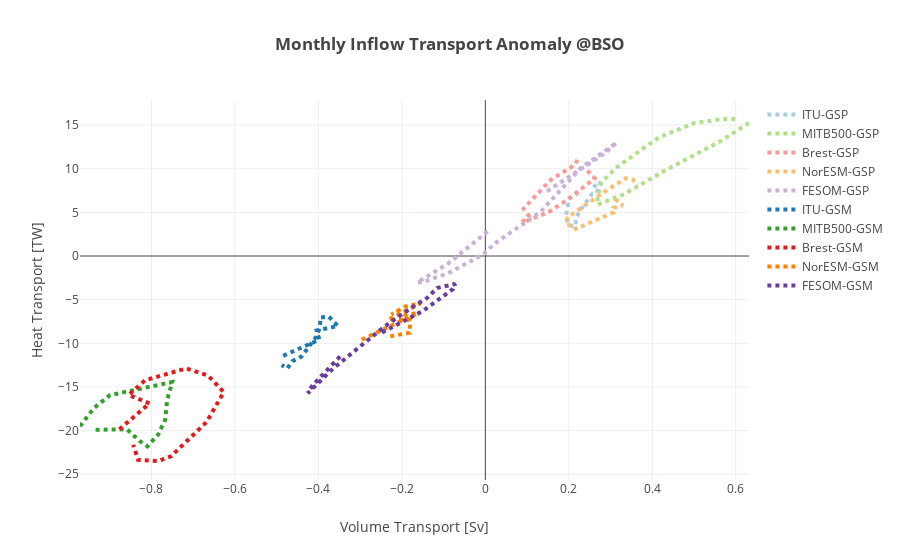

Notebook code for this chart:
### Code cell
""" Plot seasonal mean of volume fluxes anomaly"""
modelnames = ['ITU' , 'MITB500', 'Brest', 'NorESM', 'FESOM']
colors = ['blue', 'darkorange', 'red', 'green', 'cyan']
colors2 = cl.scales['10']['qual']['Paired']; # make paired twice the amount of models

# names of the control, gsp and gsn variables [total]
ctln = ['ctlbarents_volumeinflow', 'barvt_c[1]', 'BSOrefvolume_in', 'inflow_vt_NorESM_BSO_ctrl', 'ctlvoltransp_BSO_in']
gspn = ['gspbarents_volumeinflow', 'barvt_gsp[1]', 'BSOgspvolume_in', 'inflow_vt_NorESM_BSO_gsp', 'gspvoltransp_BSO_in']
gsnn = ['gsnbarents_volumeinflow', 'barvt_gsm[1]', 'BSOgsnvolume_in', 'inflow_vt_NorESM_BSO_gsn', 'gsnvoltransp_BSO_in']

ctlhn = ['ctlbarents_heatinflow', 'barht_c[1]', 'BSOrefheat_in', 'inflow_ht_NorESM_BSO_ctrl', 'ctlheattransp_BSO_in']
gsphn = ['gspbarents_heatinflow', 'barht_gsp[1]', 'BSOgspheat_in', 'inflow_ht_NorESM_BSO_gsp', 'gspheattransp_BSO_in']
gsnhn = ['gsnbarents_heatinflow', 'barht_gsm[1]', 'BSOgsnheat_in', 'inflow_ht_NorESM_BSO_gsn', 'gsnheattransp_BSO_in']


coeffs = [1, 1e-6, 1, 1, 1]

layout = go.Layout(
    title='<b>Monthly Inflow Transport Anomaly @BSO</b>',
    yaxis=dict(
        title='Heat Transport [TW]',
        #range=[-14, 14]
    ),
    xaxis=dict(
        title='Volume Transport [Sv]'
    )
)    


def update_plot(models):
    
    datap = []
    datan = []
    for ind,mdl in enumerate(models):
        dnm = 'ds'+np.str(ind)+'.'+ctln[ind]+'.groupby(\'time.month\').mean().month'
        time = np.copy(eval(dnm))
        dnm = 'ds'+np.str(ind)+'.'+ctln[ind]+'.groupby(\'time.month\').mean()'
        dnm2 = 'ds'+np.str(ind)+'.'+gspn[ind]+'.groupby(\'time.month\').mean()'
        dnm3 = 'ds'+np.str(ind)+'.'+gsnn[ind]+'.groupby(\'time.month\').mean()'
        val1 = np.copy(eval(dnm2)-eval(dnm))*coeffs[ind]
        val2 = np.copy(eval(dnm3)-eval(dnm))*coeffs[ind]
        dnm = 'ds'+np.str(ind)+'.'+ctlhn[ind]+'.groupby(\'time.month\').mean()'
        dnm2 = 'ds'+np.str(ind)+'.'+gsphn[ind]+'.groupby(\'time.month\').mean()'
        dnm3 = 'ds'+np.str(ind)+'.'+gsnhn[ind]+'.groupby(\'time.month\').mean()'
        val3 = np.copy(eval(dnm2)-eval(dnm))
        val4 = np.copy(eval(dnm3)-eval(dnm))
        trace1 = go.Scatter(            
            x = val1,
            y = val3,
            mode = 'lines',
            name = mdl+'-GSP',        
            line = dict(
                width = 4,
                #color = colors[ind],
                color = colors2[2*ind],
                dash = 'dot',
                shape = 'smooth'
            )
        )
        datap.append(trace1)
        trace2 = go.Scatter(            
            x = val2,
            y = val4,
            mode = 'lines',
            name = mdl+'-GSM',            
            line = dict(
                width = 4,
                #color = colors[ind],
                color = colors2[2*ind+1],
                dash = 'dot',
                shape = 'smooth'
            )
        )
        datan.append(trace2)


   
    data = datap + datan
    
    fig = go.Figure(data=data, layout=layout)
    py.offline.iplot(fig)
    
update_plot(modelnames)    
#models = widgets.SelectMultiple(options=list(modelnames), value=modelnames, description='Models')    
#widgets.interactive(update_plot,models=models)

### Figure 1 — Plotly figure (JSON) as saved in the notebook; plotly's stock layout.template omitted (floating-point values rounded to 4 significant figures)
{"data": [{"line": {"color": "rgb(166,206,227)", "dash": "dot", "shape": "smooth", "width": 4}, "mode": "lines", "name": "ITU-GSP", "type": "scatter", "x": [0.2236, 0.1987, 0.1979, 0.1928, 0.1995, 0.2147, 0.2191, 0.2287, 0.2555, 0.2669, 0.2759, 0.2567], "y": [7.259, 6.512, 5.865, 4.521, 3.502, 3.39, 4.507, 5.322, 7.106, 7.214, 8.471, 7.859]}, {"line": {"color": "rgb(178,223,138)", "dash": "dot", "shape": "smooth", "width": 4}, "mode": "lines", "name": "MITB500-GSP", "type": "scatter", "x": [0.6318, 0.5624, 0.4273, 0.3325, 0.2686, 0.2687, 0.2786, 0.3143, 0.4155, 0.4997, 0.5672, 0.6045], "y": [15.24, 13.14, 9.704, 7.08, 5.872, 6.791, 8.447, 10.14, 13.58, 15.22, 15.68, 15.7]}, {"line": {"color": "rgb(251,154,153)", "dash": "dot", "shape": "smooth", "width": 4}, "mode": "lines", "name": "Brest-GSP", "type": "scatter", "x": [0.2444, 0.2621, 0.1945, 0.1526, 0.09592, 0.08836, 0.1043, 0.09157, 0.1555, 0.2157, 0.2209, 0.2245], "y": [9.792, 8.887, 6.384, 5.054, 3.955, 3.893, 4.586, 5.43, 8.673, 10.48, 11.07, 10.88]}, {"line": {"color": "rgb(253,191,111)", "dash": "dot", "shape": "smooth", "width": 4}, "mode": "lines", "name": "NorESM-GSP", "type": "scatter", "x": [0.3108, 0.3295, 0.3066, 0.3076, 0.2168, 0.2103, 0.1952, 0.197, 0.2934, 0.3366, 0.3534, 0.3662], "y": [6.514, 5.823, 5.526, 5.025, 3.103, 3.516, 3.573, 4.427, 7.612, 8.914, 8.753, 8.199]}, {"line": {"color": "rgb(202,178,214)", "dash": "dot", "shape": "smooth", "width": 4}, "mode": "lines", "name": "FESOM-GSP", "type": "scatter", "x": [0.005647, -0.09008, -0.1635, -0.1463, -0.08908, -0.004384, 0.02117, 0.1321, 0.2279, 0.3148, 0.2872, 0.1447], "y": [2.807, -0.8871, -3.048, -2.92, -1.983, 0.2172, 1.4, 5.051, 10.04, 13.0, 11.8, 7.318]}, {"line": {"color": "rgb(31,120,180)", "dash": "dot", "shape": "smooth", "width": 4}, "mode": "lines", "name": "ITU-GSM", "type": "scatter", "x": [-0.4844, -0.3978, -0.4044, -0.353, -0.3749, -0.3952, -0.3963, -0.4047, -0.4401, -0.4627, -0.4745, -0.488], "y": [-11.43, -9.578, -8.524, -8.013, -6.952, -7.034, -8.191, -9.205, -11.49, -12.06, -12.87, -12.49]}, {"line": {"color": "rgb(51,160,44)", "dash": "dot", "shape": "smooth", "width": 4}, "mode": "lines", "name": "MITB500-GSM", "type": "scatter", "x": [-0.9713, -0.9388, -0.8996, -0.8454, -0.7502, -0.7625, -0.7671, -0.7836, -0.8098, -0.8279, -0.8587, -0.9349], "y": [-19.5, -17.45, -15.94, -15.38, -14.44, -16.5, -18.72, -20.43, -21.8, -21.21, -19.84, -19.91]}, {"line": {"color": "rgb(227,26,28)", "dash": "dot", "shape": "smooth", "width": 4}, "mode": "lines", "name": "Brest-GSM", "type": "scatter", "x": [-0.877, -0.8045, -0.8547, -0.815, -0.7169, -0.6645, -0.6268, -0.6684, -0.753, -0.7834, -0.8322, -0.8438], "y": [-19.85, -16.87, -15.9, -14.23, -12.88, -13.69, -15.59, -19.03, -22.93, -23.48, -23.34, -21.62]}, {"line": {"color": "rgb(255,127,0)", "dash": "dot", "shape": "smooth", "width": 4}, "mode": "lines", "name": "NorESM-GSM", "type": "scatter", "x": [-0.2278, -0.1808, -0.1807, -0.2325, -0.1552, -0.1927, -0.2252, -0.2083, -0.1924, -0.1624, -0.2418, -0.2994], "y": [-9.199, -8.782, -7.295, -7.31, -5.411, -5.798, -6.676, -6.344, -6.731, -6.538, -8.346, -9.656]}, {"line": {"color": "rgb(106,61,154)", "dash": "dot", "shape": "smooth", "width": 4}, "mode": "lines", "name": "FESOM-GSM", "type": "scatter", "x": [-0.2476, -0.15, -0.07708, -0.07206, -0.1157, -0.1393, -0.1758, -0.2411, -0.3653, -0.4254, -0.4147, -0.348], "y": [-8.765, -6.301, -3.769, -3.197, -3.658, -4.8, -5.877, -8.052, -12.91, -15.71, -14.85, -11.5]}], "layout": {"title": "<b>Monthly Inflow Transport Anomaly @BSO</b>", "xaxis": {"title": "Volume Transport [Sv]"}, "yaxis": {"title": "Heat Transport [TW]"}}}
